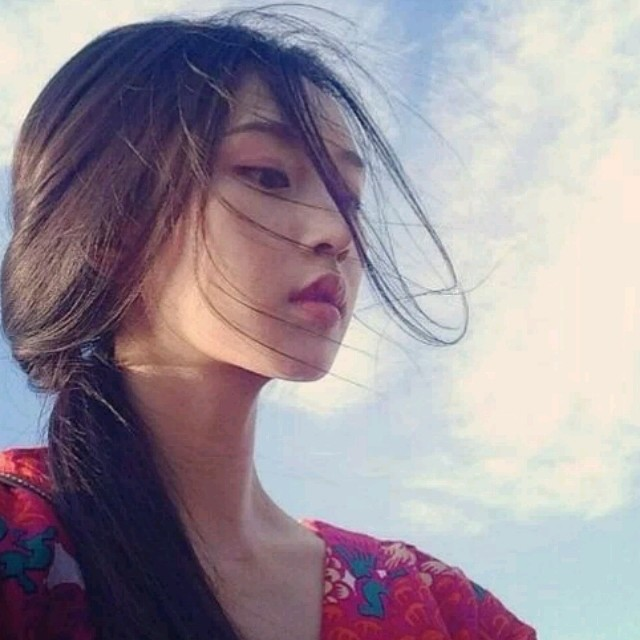
#> input picture 更改透明颜色的图片/input.jpeg, 640 x 640 px
$ python change_Transparency_pic.py
#> lines starting #> are read from the running program, lines starting #| are printed output that depends on the picture
import colorsys
from PIL import Image

# 输入文件
filename = 'input.jpeg'
# 目标色值
target_hue = 0

# 读入图片，转化为 RGB 色值
image = Image.open(filename).convert('RGBA')

# 将 RGB 色值分离
image.load()
r, g, b, a = image.split()
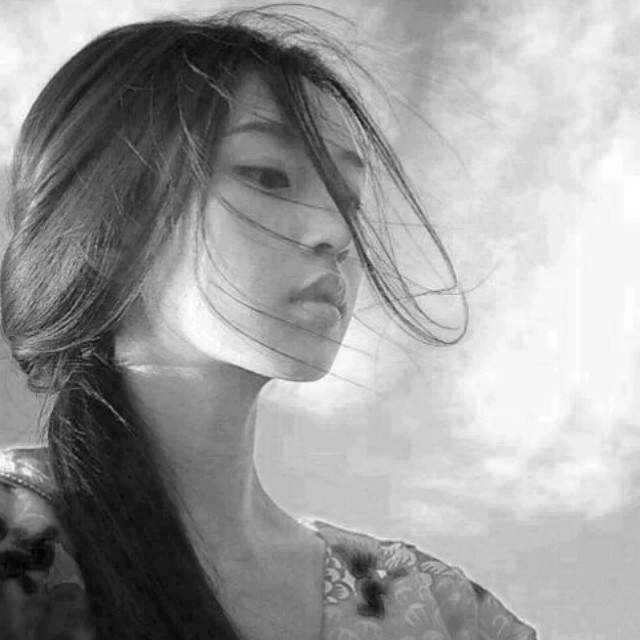
#> r: PIL image 640x640 L; min 0, max 255, mean 155.5
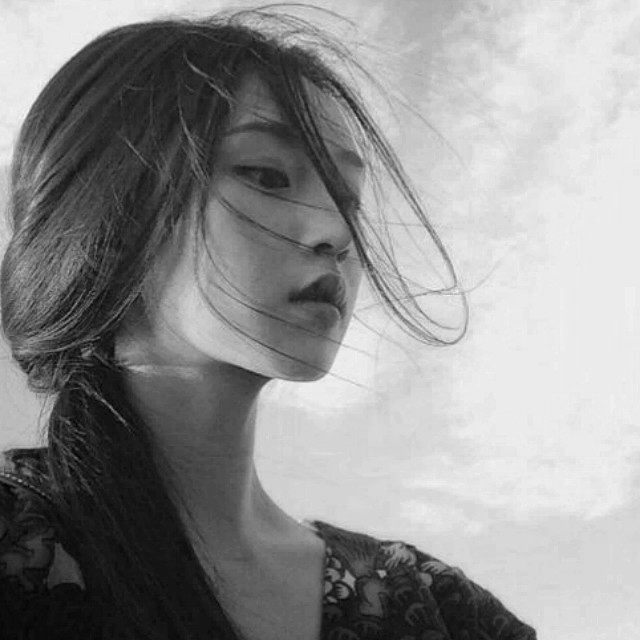
#> g: PIL image 640x640 L; min 0, max 248, mean 144.5
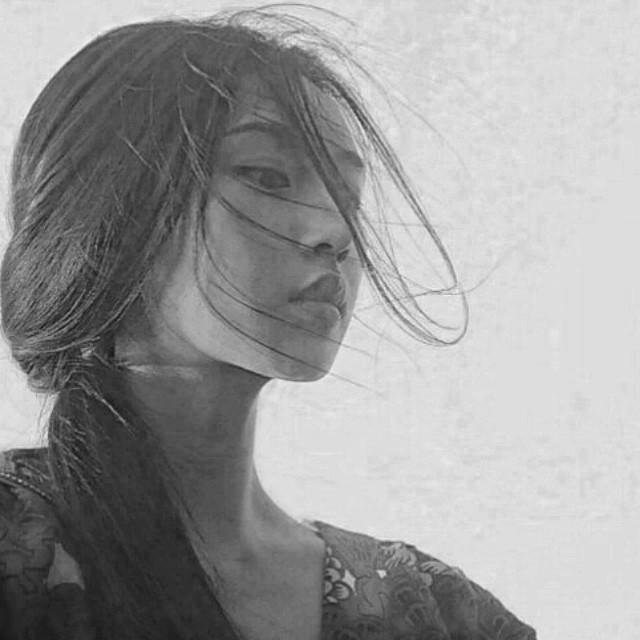
#> b: PIL image 640x640 L; min 17, max 245, mean 153.9
#> a: PIL image 640x640 L; every value is 255
result_r, result_g, result_b, result_a = [], [], [], []
# 依次对每个像素点进行处理
for pixel_r, pixel_g, pixel_b, pixel_a in zip(r.getdata(), g.getdata(), b.getdata(), a.getdata()):
    # 转为 HSV 色值
    h, s, v = colorsys.rgb_to_hsv(pixel_r / 255., pixel_b / 255., pixel_g / 255.)
    # 转回 RGB 色系
    rgb = colorsys.hsv_to_rgb(target_hue, s, v)
    pixel_r, pixel_g, pixel_b = [int(x * 255.) for x in rgb]
    # 每个像素点结果保存
    result_r.append(pixel_r)
    result_g.append(pixel_g)
    result_b.append(pixel_b)
    result_a.append(pixel_a)
#> this loop made 409600 passes
#> (h, s, v, rgb) on passes 1 to 3: (0.518, 0.086, 0.867, (0.867, 0.792, 0.792)), (0.518, 0.0868, 0.859, (0.859, 0.784, 0.784)), (0.51, 0.0741, 0.847, (0.847, 0.784, 0.784))
#> after the loop, result_a = 409600 items; result_b = 409600 items; result_g = 409600 items; result_r = 409600 items

r.putdata(result_r)
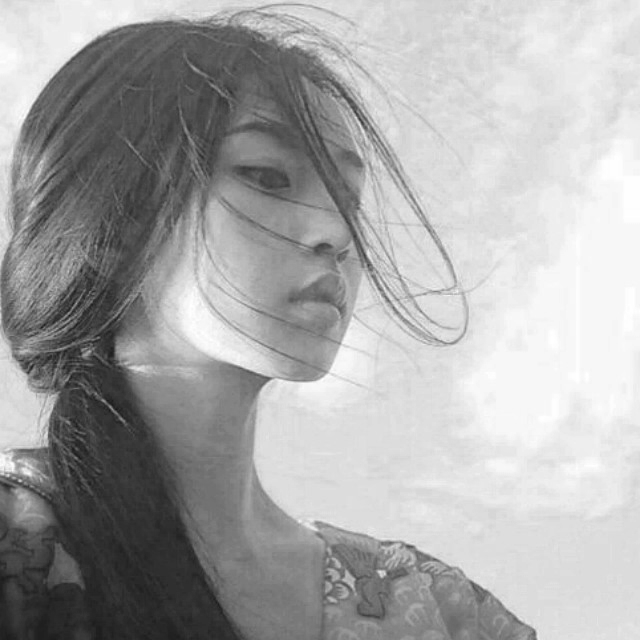
#> r: PIL image 640x640 L; min 22, max 255, mean 167.5
g.putdata(result_g)
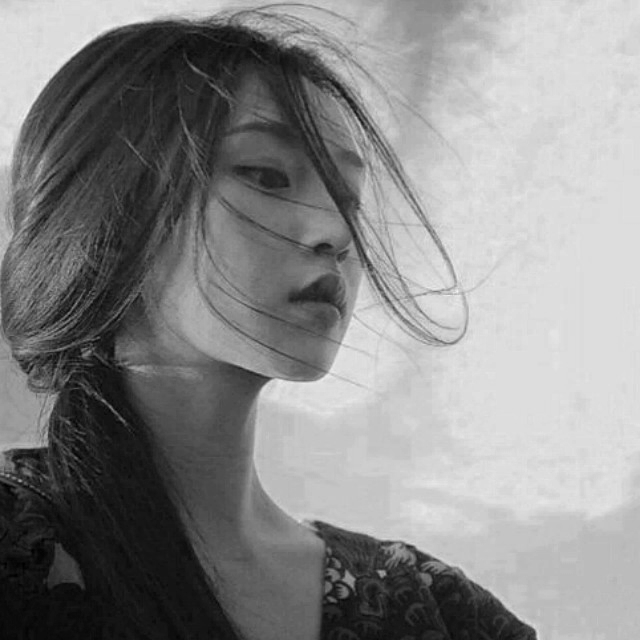
#> g: PIL image 640x640 L; min 0, max 245, mean 136.5
b.putdata(result_b)
a.putdata(result_a)

# 合并图片
image = Image.merge('RGBA', (r, g, b, a))
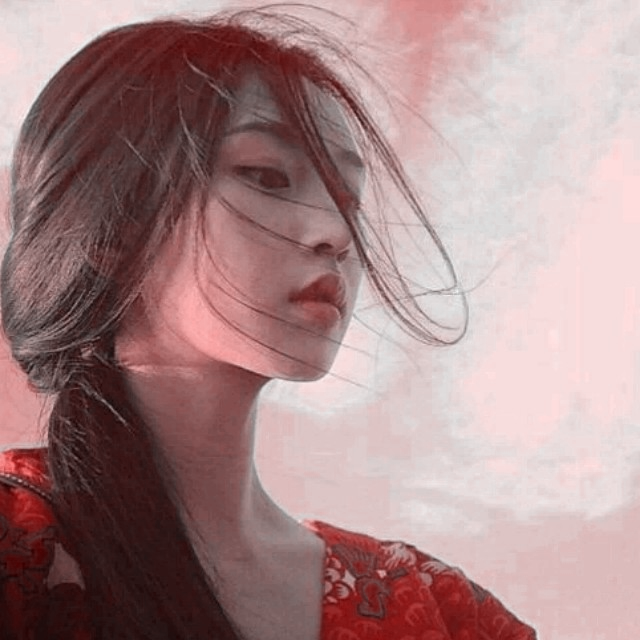
#> image: PIL image 640x640 RGBA; mean R, G, B, A 167.5, 136.5, 136.5, 255
# 输出图片
image.save('output.png')
